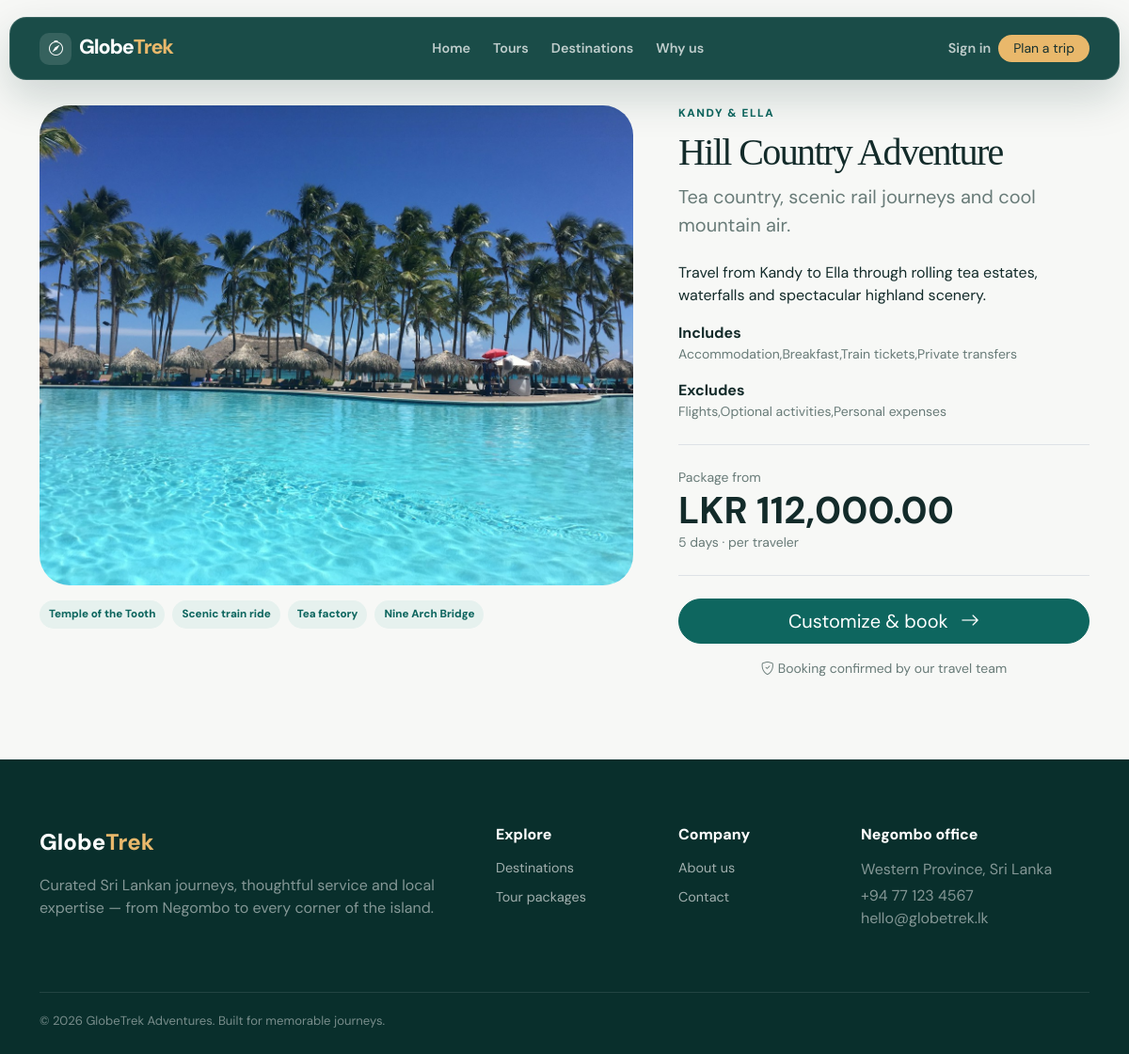
The app's page /GlobeTrek/package.php?id=2 with its own data.
### tables this page shows
CREATE TABLE IF NOT EXISTS tour_packages (
    id INT UNSIGNED AUTO_INCREMENT PRIMARY KEY,
    title VARCHAR(180) NOT NULL,
    destination VARCHAR(180) NOT NULL,
    duration_days INT UNSIGNED NOT NULL DEFAULT 1,
    price DECIMAL(12, 2) NOT NULL DEFAULT 0,
    image_url VARCHAR(500) NULL,
    short_description VARCHAR(500) NULL,
    description TEXT NULL,
    activities VARCHAR(1000) NULL,
    inclusions TEXT NULL,
    exclusions TEXT NULL,
    status ENUM('active', 'inactive', 'draft') NOT NULL DEFAULT 'draft',
    created_by INT UNSIGNED NULL,
    created_at DATETIME NOT NULL DEFAULT CURRENT_TIMESTAMP,
    updated_at DATETIME NOT NULL DEFAULT CURRENT_TIMESTAMP ON UPDATE CURRENT_TIMESTAMP,
    INDEX idx_packages_status(status),
    CONSTRAINT fk_package_creator FOREIGN KEY(created_by) REFERENCES users(id) ON DELETE
    SET NULL
);

### GlobeTrek/config.php (called while the page is built, shortened)
<?php
function envv(string $key, string $default = ''): string
{
    $v = getenv($key);
    return $v === false ? $default : $v;
}
function db(): PDO
{
    static $pdo = null;
    if ($pdo === null) {
        $host = envv('DB_HOST', DB_HOST);
        $name = envv('DB_NAME', DB_NAME);
        $user = envv('DB_USER', DB_USER);
        $pass = envv('DB_PASS', DB_PASS);
        $pdo = new PDO("mysql:host={$host};dbname={$name};charset=utf8mb4", $user, $pass, [
            PDO::ATTR_ERRMODE => PDO::ERRMODE_EXCEPTION,
            PDO::ATTR_DEFAULT_FETCH_MODE => PDO::FETCH_ASSOC,
            PDO::ATTR_EMULATE_PREPARES => false,
        ]);
    }
    return $pdo;
}
function e($v): string
{
    return htmlspecialchars((string) ($v ?? ''), ENT_QUOTES, 'UTF-8');
}
function money($v): string
{
    return 'LKR ' . number_format((float) $v, 2);
}

### GlobeTrek/package.php (the view, shortened to what this page needs)
<?php
require_once 'config.php';
$id = (int) ($_GET['id'] ?? 0);
$s = db()->prepare("SELECT * FROM tour_packages WHERE id=? AND status='active'");
$s->execute([$id]);
$p = $s->fetch();
include 'includes/header.php';
?>
<div class="row g-5 align-items-start">
    <div class="col-lg-7"><img src="<?= e(
        $p['image_url'],
    ) ?>" class="w-100 rounded-5" style="height:510px;object-fit:cover">
        <div class="d-flex gap-2 mt-3"><?php foreach (
            array_map('trim', explode(',', $p['activities']))
            as $a
        ): ?><span class="pill"><?= e(
             $a,
         ) ?></span><?php endforeach; ?></div>
    </div>
    <div class="col-lg-5">
        <div class="section-kicker"><?= e(
            $p['destination'],
        ) ?></div>
        <h1 class="display-serif mt-2"><?= e($p['title']) ?></h1>
        <p class="muted fs-5"><?= e(
            $p['short_description'],
        ) ?></p>
        <div class="mt-4">
            <p><?= nl2br(e($p['description'] ?? ($p['short_description'] ?? ''))) ?></p><?php
                  if (!empty($p['inclusions'])): ?>
                <div class="mt-3"><strong>Includes</strong>
                    <p class="muted small"><?= nl2br(
                        e($p['inclusions']),
                    ) ?></p>
                </div><?php endif;
                  if (!empty($p['exclusions'])): ?>
                <div><strong>Excludes</strong>
                    <p class="muted small"><?= nl2br(
                        e($p['exclusions']),
                    ) ?></p>
                </div>
            <?php endif;
                  ?>
        </div>
        <div class="border-top border-bottom py-4 my-4">
            <div class="muted small">Package from</div>
            <div class="display-6 fw-bold"><?= money(
                $p['price'],
            ) ?></div>
            <div class="muted small"><?= $p[
                'duration_days'
            ] ?> days · per traveler</div>
        </div><a href="book.php?id=<?= $p[
            'id'
        ] ?>" class="btn btn-primary btn-lg rounded-pill w-100">Customize & book <i class="bi bi-arrow-right ms-2"></i></a>
        <p class="muted small text-center mt-3"><i class="bi bi-shield-check me-1"></i>Booking confirmed by our travel
            team</p>
    </div>
</div>
<?php include 'includes/footer.php'; ?>

### GlobeTrek/assets/style.css (style rules this page uses)
:root { --ink: #132b2a; --muted: #687b78; --green: #0e665f; --green-dark: #093f3b; --sand: #e9b86b; --cream: #f5f3ed; --line: #e5e9e6; --white: #fff; }
* { box-sizing: border-box; }
body { margin: 0; background: #f7f8f6; color: var(--ink); font-family: 'DM Sans', system-ui, sans-serif; }
a { text-decoration: none; }
.display-serif { font-family: 'Playfair Display', serif; letter-spacing: -0.04em; }
.section-kicker { color: var(--green); font-weight: 800; letter-spacing: 0.13em; text-transform: uppercase; font-size: 0.74rem; }
.pill { display: inline-flex; padding: 6px 10px; border-radius: 100px; background: #e6f1ee; color: var(--green); font-size: 0.73rem; font-weight: 800; }
.muted { color: var(--muted); }
.btn-primary { background: var(--green); border-color: var(--green); }

### records on screen
tour_packages: image_url (picture), activities "Temple of the Tooth", activities "Scenic train ride", activities "Tea factory", activities "Nine Arch Bridge", destination "KANDY & ELLA", title "Hill Country Adventure", short_description "Tea country, scenic rail journeys and cool mountain air.", description "Travel from Kandy to Ella through rolling tea estates, waterfalls and spectacular highland scenery.", inclusions "Accommodation,Breakfast,Train tickets,Private transfers", exclusions "Flights,Optional activities,Personal expenses", price "LKR 112,000.00", duration_days "5"
